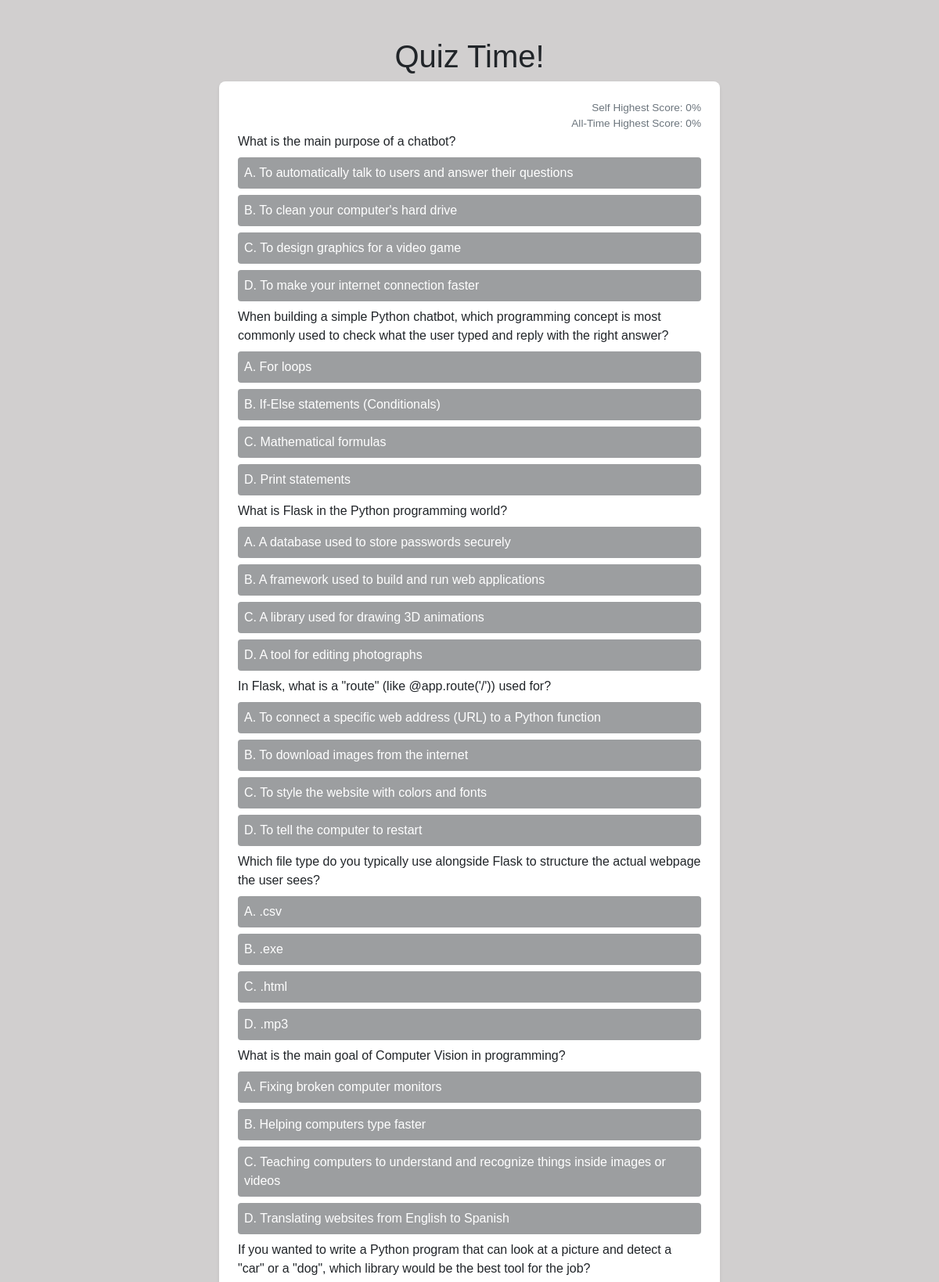
The page /quiz (upper part) on the database its author committed.
### app/models/question.py (models this page shows)
class Question(db.Model):
    id: Mapped[int] = mapped_column(primary_key=True)
    question: Mapped[str] = mapped_column(unique=False, nullable=False)
    point: Mapped[int] = mapped_column(unique=False, nullable=False)
    created_at: Mapped[str] = mapped_column(unique=False, nullable=False)
    options: Mapped[list["Option"]] = relationship("Option", back_populates="question", cascade="all, delete-orphan")

### app/models/option.py (models this page shows)
class Option(db.Model):
    id: Mapped[int] = mapped_column(primary_key=True)
    option: Mapped[str] = mapped_column(unique=False, nullable=False)
    is_correct: Mapped[bool] = mapped_column(unique=False, nullable=False)
    question_id: Mapped[int] = mapped_column(Integer, ForeignKey("question.id"), nullable=False)
    question: Mapped["Question"] = relationship("Question", back_populates="options")

### app/routes.py (the view)
@app.route('/quiz')
def quiz():
    user_id = request.args.get('user')
    questions = question_service.get_all_questions_with_options()
    high_scores = quiz_attempt_service.get_high_score(user_id=user_id)
    return render_template('quiz.html', questions=questions, high_scores=high_scores)

### app/services/question_service.py (called while the page is built)
def get_all_questions_with_options():
    return db.session.execute(
        db.select(Question).options(db.joinedload(Question.options)).order_by(Question.id)
    ).unique().scalars().all()

### app/services/quiz_attempt_service.py (called while the page is built)
def get_high_score(user_id):
    user_scores = db.session.execute(
        db.select(QuizAttempt).filter_by(user_id=user_id).order_by(QuizAttempt.score.desc())
    ).scalar()
    all_scores = db.session.execute(
        db.select(QuizAttempt).order_by(QuizAttempt.score.desc())
    ).scalar()
    user_high_score = 0 if user_scores is None else user_scores[0].score
    all_time_high_score = 0 if all_scores is None else all_scores[0].score
    return {
        'user_high_score': user_high_score,
        'all_time_high_score': all_time_high_score
    }

### app/templates/quiz.html (shortened to what this page needs)
{%- extends "base.html" -%}  {%- block content -%} {% set alphabet =
"ABCDEFGHIJKLMNOPQRSTUVWXYZ" %}
<div
  class="d-flex flex-column py-5 justify-content-start align-items-center min-vh-100"
>
  <h1>Quiz Time!</h1>
  <div
    class="card shadow-sm border-0"
    style="width: 40rem; max-width: 95%; border-radius: 8px"
  >
    <div class="card-body py-4 px-4">
      <div class="flex-column d-flex text-end">
        <span class="text-secondary" style="font-size: 0.85rem; color: #6c757d"
          >Self Highest Score: {{ high_scores.user_high_score }}%</span
        >
        <span class="text-secondary" style="font-size: 0.85rem; color: #6c757d"
          >All-Time Highest Score: {{ high_scores.all_time_high_score }}%</span
        >
      </div>
      <form method="get" action="/result">
        {% for question in questions %}
        <div class="input-container">
          <label class="label_question" for="question_{{ loop.index }}"
            >{{ question.question }}</label
          >
          {% for option in question.options %}
          <span
            class="option-container"
            id="option_{{ loop.index }}"
            name="option_{{ loop.index }}"
            >{{alphabet[loop.index-1]}}. {{ option.option }}</span
          >
          {% endfor %}
        </div>
        {% endfor %}
      </form>
    </div>
  </div>
  {% endblock %}

### app/templates/base.html (shortened to what this page needs)
<!doctype html>
<html lang="en">
  <head>
    <link
      href="https://cdn.jsdelivr.net/npm/bootstrap@5.3.2/dist/css/bootstrap.min.css"
      rel="stylesheet"
    />
    <link
      rel="stylesheet"
      href="{{ url_for('static', filename='base.css') }}"
    />
  </head>
  <body>
    <div class="container">{% block content %} {% endblock %}</div>
  </body>
</html>

### app/static/base.css (style rules this page uses)
body { background-color: #d1cfcf; font-family: Arial, sans-serif; box-sizing: border-box; }

### app/templates/quiz.html (style rules this page uses)
.input-container { margin-bottom: 0.5rem; }
.label_question { display: block; }
.option-container { display: block; padding: 0.5rem; background-color: #9c9ea0; color: white; border-radius: 4px; margin: 8px 0px; }

### rows shown on the page
Question: question "What is the main purpose of a chatbot?"
Option: alphabet "A", option "To automatically talk to users and answer their questions"
Option: alphabet "B", option "To clean your computer's hard drive"
Option: alphabet "C", option "To design graphics for a video game"
Option: alphabet "D", option "To make your internet connection faster"
Question: question "When building a simple Python chatbot, which programming concept is most commonly used to check what the user typed and reply with the right answer?"
Option: alphabet "A", option "For loops"
Option: alphabet "B", option "If-Else statements (Conditionals)"
Option: alphabet "C", option "Mathematical formulas"
Option: alphabet "D", option "Print statements"
Question: question "What is Flask in the Python programming world?"
Option: alphabet "A", option "A database used to store passwords securely"
Option: alphabet "B", option "A framework used to build and run web applications"
Option: alphabet "C", option "A library used for drawing 3D animations"
Option: alphabet "D", option "A tool for editing photographs"
Question: question "In Flask, what is a \"route\" (like @app.route('/')) used for?"
Option: alphabet "A", option "To connect a specific web address (URL) to a Python function"
Option: alphabet "B", option "To download images from the internet"
Option: alphabet "C", option "To style the website with colors and fonts"
Option: alphabet "D", option "To tell the computer to restart"
Question: question "Which file type do you typically use alongside Flask to structure the actual webpage the user sees?"
Option: alphabet "A", option ".csv"
Option: alphabet "B", option ".exe"
Option: alphabet "C", option ".html"
Option: alphabet "D", option ".mp3"
Question: question "What is the main goal of Computer Vision in programming?"
Option: alphabet "A", option "Fixing broken computer monitors"
Option: alphabet "B", option "Helping computers type faster"
Option: alphabet "C", option "Teaching computers to understand and recognize things inside images or videos"
Option: alphabet "D", option "Translating websites from English to Spanish"
Question: question "If you wanted to write a Python program that can look at a picture and detect a \"car\" or a \"dog\", which library would be the best tool for the job?"

### other values the page prints
{{ high_scores.user_high_score }} "0"
{{ high_scores.all_time_high_score }} "0"
